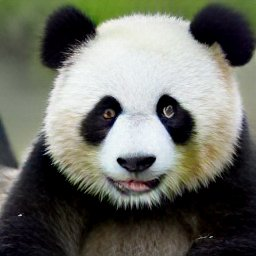
#> input picture weekly-projects/week3/PandasBears/Train/Pandas/1.jpeg, 256 x 256 px; its folder holds only this picture in this run
$ jupyter execute --allow-errors 'Homework_3 (3).ipynb'
#> lines starting #> are read from the running program, lines starting #| are printed output that depends on the picture
#> further down, image is the input picture: shape (256, 256, 3); mean R, G, B 107.9, 109.6, 101.2
#> `image = np.dot(image[..., :3], [0.2989, 0.5870, 0.1140])`:
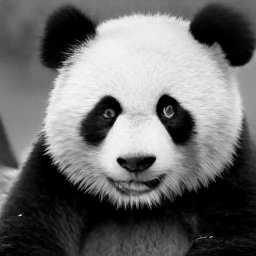
#> image: shape (256, 256) float64; min 0, max 248.8, mean 108.2
#> `image = image[::2, ::2]`:
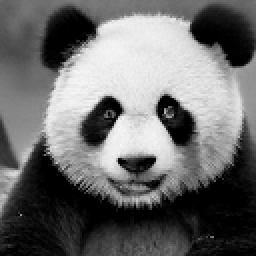
#> image: shape (128, 128) float64 (shown 2 times larger); min 0, max 248.8, mean 108.3
# Eigenbears

## Instructions

#### Part 1: Data preparation (ALREADY COMPLETED)
The folder that contains this notebook also contains a data set of pictures of pandas and brown bears.
1. Load the images for train and test.
2. Reduce their size/resolution by 50%.
3. Convert the colors to grey scale.
4. Display a few of the images.

#### Part 2: Singular value decomposition (FOR YOU TO COMPLETE)
1. Follow the steps in the eigenfaces tutorial from the UW databook [[link]](https://github.com/dynamicslab/databook_python/blob/master/CH01/CH01_SEC06_2_3_4.ipynb) to perform an SVD on the images.
2. Note that you will need to "center the data" before doing the SVD. Data centering means replacing each variable $X_i$ with a new variable $X_i'$ that is equal to $X_i$ minus $X_i$'s mean value. (Think carefully about whether you want to use the mean of train set, test set, or the full data set for this.)
3. Display the first four "eigenbears" (i.e., the images associated with the first four eigenvectors). Explain what you see.
4. The singular vectors are sometimes called "principal components". Principal component analysis (PCA) is a data analysis method for which one projects high-dimensional data into the subspace of the first two singular vectors. Use the code scaffold provided below do perform PCA for the bears data. What do you notice?

#### Part 3: Non-parametric supervised classification (PARTIALLY FOR YOU TO COMPLETE)
1. Build a $k$-nearest-neighbors model with the train set, and test its accuracy on the test set. (ALREADY COMPLETE)
2. Try different values of $k$ between 1 and 15. For what value do you get the best test accuracy? (FOR YOU TO COMPLETE)
3. Which bears seem to be hard to classify? Display them.
4. What might make them hard to classify?

#### Part 4: Parametric supervised classification (PARTIALLY FOR YOU TO COMPLETE)
1. Try using logistic regression and LDA to classify the bears.
2. What method gives you the best test accuracy?
3. How does the result compare to the non-parametric classification?
4. One can use the absolute values of the regression coefficients to see which pixels have the greatest influence on the prediction of the logistic regression. Retrieving the coefficients $\beta_i$ for each pixel $X_i$ and displaying them as an image creates a "bear mask". This notebook includes code for creating that bear mask. Take a look at the bear mask and explain what you see.

#### Part 5: Robustness to additive white noise  (FOR YOU TO RUN AND COMMENT ON)
1. Rerun the code with `add_noise` set to True. The images of the bears should now be very noisy.
2. How does the additive noise affect the test accuracy of the various models and why?
3. How does additive noise affect the eigenbears and the bear mask?
4. Can you think of other types of noise that might affect the classification results differently?

#--------------------------------

[cell 1]
# Daniel Duan and Julian

import pandas as pd
import numpy as np
from matplotlib import pyplot as plt
import os, time

## Part 1: Data preparation

[cell 2]
# Toggle settings
#add_noise = True
add_noise = False

# Initialize lists for image collection
train_images = []
test_images = []

# Paths for training and test datasets
train_paths = [
    'PandasBears/Train/Pandas',
    'PandasBears/Train/Bears'
]
test_paths = [
    'PandasBears/Test/Pandas',
    'PandasBears/Test/Bears'
]

# Dataset paths
datasets = [train_paths, test_paths]

#> (the rest of this cell did not finish here and is left out)

#> (a cell that did not finish here is left out)

# Part 2: Singular value decomposition

[cell 4]
import numpy as np
from PIL import Image

# Resize images to 128x128 and ensure all images are grayscale
resized_images = [np.asarray(Image.fromarray(image).resize((128, 128)).convert('L')) for image in train_images]
#> resized_images = 1 item

# Confirm image size
print("Shape of resized image:", resized_images[0].shape)  # Expected: (128, 128)
#| Shape of resized image: (128, 128)

# Convert each image to a 1D array and create a matrix where each row is a flattened image
flattened_images = np.vstack([image.ravel() for image in resized_images])

# Calculate the mean image from the training dataset
mean_image = np.average(flattened_images, axis=0)
#> mean_image = 16384 values, max 248 at index 9276, min 0 at index 1193, mean 107.7

# Center the data by subtracting the mean image from each flattened image
centered_data = flattened_images - mean_image
A = centered_data  # A will have the shape (samples, features), e.g., (500, 16384) for 500 images

# Apply Singular Value Decomposition (SVD) to the centered data
U, S, Vh = np.linalg.svd(A, full_matrices=False)
#> U = [1]; S = [0]

[cell 5]
# show the first four eigenbears
test_images_flat = [img.flatten() for img in test_images]  # Flatten each image
#> (the rest of this cell did not finish here and is left out)

[cell 6]
# Clustering of panda bears and brown bears along the first and second principal component
# indices of pandas in the test set
indices_pandas = range(50)
indices_brownbears = range(50,100)

#> (the rest of this cell did not finish here and is left out)

# Part 3: Nonparametric classification

[cell 7]
from sklearn.neighbors import KNeighborsClassifier

[cell 8]
# construct response variable: Train set was created by appending 250 pandas
# and THEN 250 brown bears to the list of training images. We code pandas as
# '0' and brown bears as '1'.
y_train =  np.concatenate([np.zeros(250), np.ones(250)])

# Test set was created by appending 50 pandas and THEN 50 brown bears to the
# list of test images. We code pandas as '0' and brown bears as '1'.
y_test = np.concatenate([np.zeros(50), np.ones(50)])

[cell 9]
# Verify the shape of A
print("Shape of A before any operation:", A.shape)
#| Shape of A before any operation: (1, 16384)

# Ensure A is shaped (500, 16384), if not, transpose it correctly
if A.shape[0] != 500:
    A = A.T
#> A = 16384 values from 0 to 0
    print("Transposed A for correct orientation, new shape:", A.shape)
#| Transposed A for correct orientation, new shape: (16384, 1)

errors_list = []

# Now, fit the model with A without transposing
print('   k\t|  # errors\t| misclassified bears')
print('--------------------------------------------')
#> (the rest of this cell did not finish here and is left out)

[cell 10]
# Show hard-to-classify bears

distinct_errors = set(errors_list)

for error_index in distinct_errors:
    if errors_list.count(error_index) > 0:
        # Display the corresponding test image in grayscale
        plt.imshow(test_images[error_index], cmap='gray')
        plt.show()

$ run again, on weekly-projects/week3/PandasBears/Train/Pandas/104.jpeg
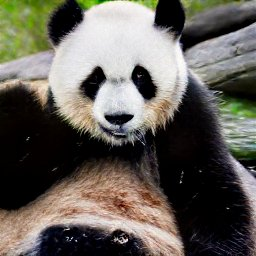
#> input picture weekly-projects/week3/PandasBears/Train/Pandas/104.jpeg, 256 x 256 px
#> image is the input picture: shape (256, 256, 3); mean R, G, B 100.6, 96.3, 88.5
#> `image = np.dot(image[..., :3], [0.2989, 0.5870, 0.1140])`:
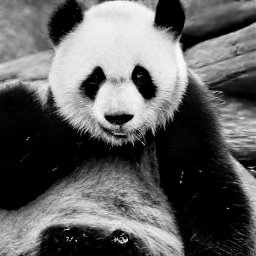
#> image: shape (256, 256) float64; min 0, max 253.7, mean 96.7
#> `image = image[::2, ::2]`:
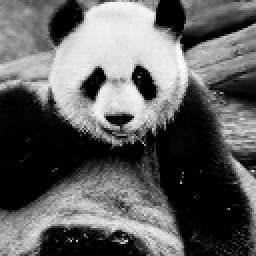
#> image: shape (128, 128) float64 (shown 2 times larger); min 0, max 252.7, mean 96.7
#> resized_images = 1 item
#| Shape of resized image: (128, 128)
#> mean_image = 16384 values, max 252 at index 4058, min 0 at index 80, mean 96.23
#> U = [1]; S = [0]
#| Shape of A before any operation: (1, 16384)
#> A = 16384 values from 0 to 0
#| Transposed A for correct orientation, new shape: (16384, 1)

$ run again, on weekly-projects/week3/PandasBears/Train/Pandas/108.jpeg
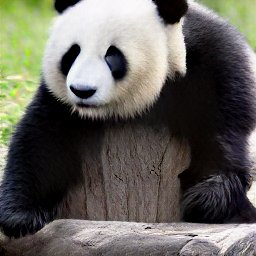
#> input picture weekly-projects/week3/PandasBears/Train/Pandas/108.jpeg, 256 x 256 px
#> image is the input picture: shape (256, 256, 3); mean R, G, B 101, 99, 91.7
#> `image = np.dot(image[..., :3], [0.2989, 0.5870, 0.1140])`:
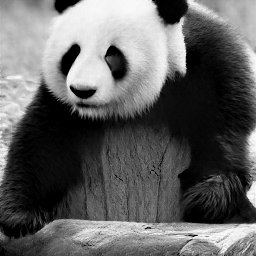
#> image: shape (256, 256) float64; min 0, max 254.4, mean 98.7
#> `image = image[::2, ::2]`:
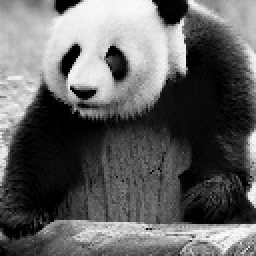
#> image: shape (128, 128) float64 (shown 2 times larger); min 0, max 254.4, mean 98.6
#> resized_images = 1 item
#| Shape of resized image: (128, 128)
#> mean_image = 16384 values, max 254 at index 15088, min 0 at index 28, mean 98.17
#> U = [1]; S = [0]
#| Shape of A before any operation: (1, 16384)
#> A = 16384 values from 0 to 0
#| Transposed A for correct orientation, new shape: (16384, 1)

$ run again, on weekly-projects/week3/PandasBears/Train/Pandas/111.jpeg
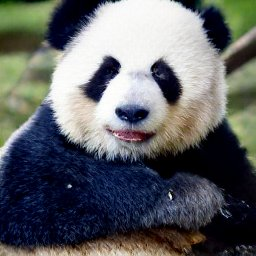
#> input picture weekly-projects/week3/PandasBears/Train/Pandas/111.jpeg, 256 x 256 px
#> image is the input picture: shape (256, 256, 3); mean R, G, B 96.5, 99.1, 101.3
#> `image = np.dot(image[..., :3], [0.2989, 0.5870, 0.1140])`:
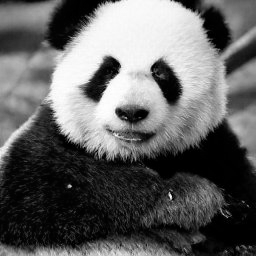
#> image: shape (256, 256) float64; min 0, max 255, mean 98.5
#> `image = image[::2, ::2]`:
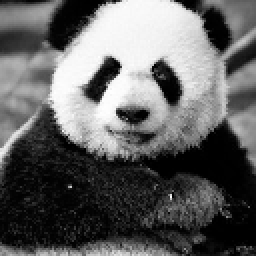
#> image: shape (128, 128) float64 (shown 2 times larger); min 0, max 255, mean 98.2
#> resized_images = 1 item
#| Shape of resized image: (128, 128)
#> mean_image = 16384 values, max 254 at index 446, min 0 at index 39, mean 97.73
#> U = [1]; S = [0]
#| Shape of A before any operation: (1, 16384)
#> A = 16384 values from 0 to 0
#| Transposed A for correct orientation, new shape: (16384, 1)

$ run again, on weekly-projects/week3/PandasBears/Train/Pandas/10.jpeg
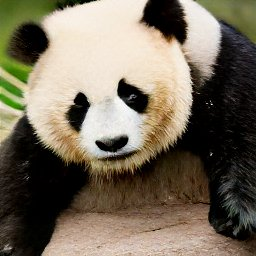
#> input picture weekly-projects/week3/PandasBears/Train/Pandas/10.jpeg, 256 x 256 px
#> image is the input picture: shape (256, 256, 3); mean R, G, B 118.4, 108.8, 91.6
#> `image = np.dot(image[..., :3], [0.2989, 0.5870, 0.1140])`:
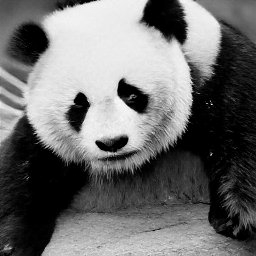
#> image: shape (256, 256) float64; min 0, max 255, mean 109.7
#> `image = image[::2, ::2]`:
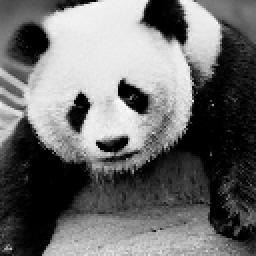
#> image: shape (128, 128) float64 (shown 2 times larger); min 0, max 255, mean 109.5
#> resized_images = 1 item
#| Shape of resized image: (128, 128)
#> mean_image = 16384 values, max 254 at index 6846, min 0 at index 76, mean 109
#> U = [1]; S = [0]
#| Shape of A before any operation: (1, 16384)
#> A = 16384 values from 0 to 0
#| Transposed A for correct orientation, new shape: (16384, 1)
